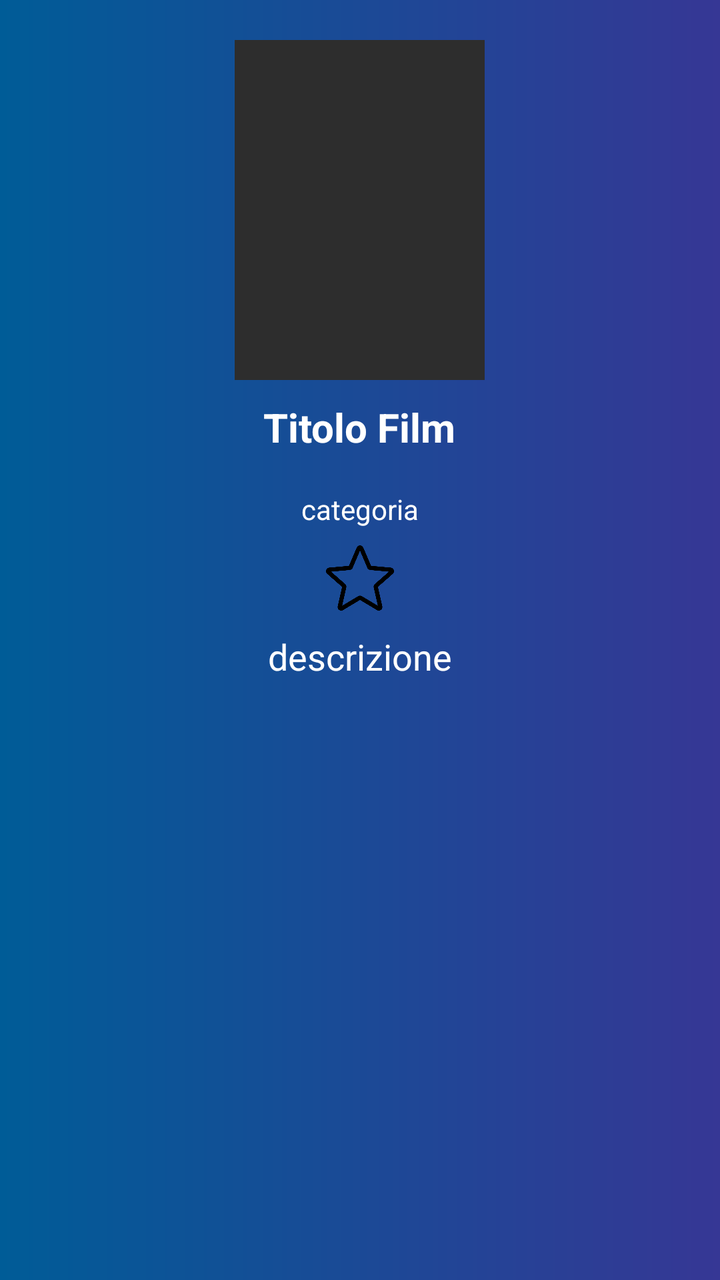
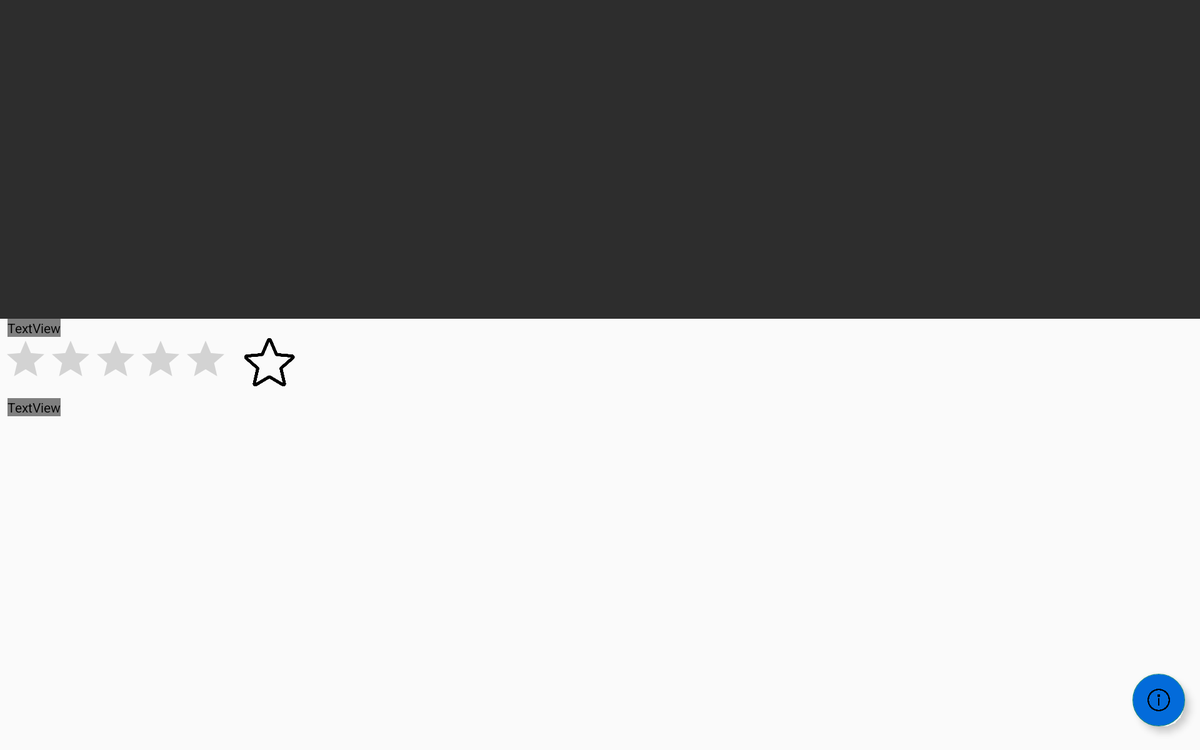

Compare how this app lays out the same screen by default and in its alternative resource folder. The renders come first, then the two layout files and the values they reference.
<!-- AndroidManifest.xml: application theme AppTheme -->
<!-- res/layout/activity_dettaglio_film.xml -->
<?xml version="1.0" encoding="utf-8"?>
<LinearLayout xmlns:android="http://schemas.android.com/apk/res/android"
    xmlns:app="http://schemas.android.com/apk/res-auto"
    xmlns:tools="http://schemas.android.com/tools"
    android:layout_width="match_parent"
    android:orientation="vertical"
    android:layout_height="match_parent"
    android:background="@drawable/gradient"
    tools:context=".activity.DettaglioFilm">

    <androidx.core.widget.NestedScrollView
        android:layout_width="match_parent"
        android:layout_height="match_parent"
        android:layout_marginTop="10dp"
        android:padding="10dp">

        <LinearLayout
            android:layout_width="match_parent"
            android:layout_height="match_parent"
            android:gravity="center"
            android:orientation="vertical">

            <ImageView
                android:id="@+id/imageViewDettaglio"
                android:layout_width="125dp"
                android:layout_height="170dp"
                android:background="#2d2d2d"
                android:scaleType="centerCrop" />

            <TextView
                android:id="@+id/titoloFilmDettaglio"
                android:layout_width="wrap_content"
                android:layout_height="wrap_content"
                android:layout_marginTop="10dp"
                android:text="Titolo Film"
                android:textColor="#ffff"
                android:textSize="20dp"
                android:textStyle="bold" />

            <TextView
                android:id="@+id/categoriaFilmDettaglio"
                android:layout_width="wrap_content"
                android:layout_height="wrap_content"
                android:layout_marginTop="10dp"
                android:padding="8dp"
                android:text="categoria"
                android:textColor="#ffff" />

            <TextView
                android:id="@+id/IDFILM"
                android:layout_width="wrap_content"
                android:layout_height="wrap_content"
                android:layout_marginTop="10dp"
                android:padding="8dp"
                android:visibility="gone"
                android:text="id"
                android:textColor="#ffff" />

            <ImageView
                android:id="@+id/stella"
                android:layout_width="80dp"
                android:layout_height="34dp"
                android:clickable="true"
                app:srcCompat="@drawable/star" />

            <TextView
                android:id="@+id/descrizioneFilmDettaglio"
                android:layout_width="wrap_content"
                android:layout_height="wrap_content"
                android:layout_marginTop="10dp"
                android:text="descrizione"
                android:textColor="#ffff"
                android:textSize="18dp" />


        </LinearLayout>
    </androidx.core.widget.NestedScrollView>

</LinearLayout>
<!-- resources referenced by this layout -->
<resources>
  <!-- drawable gradient (drawable) -->
  <?xml version="1.0" encoding="utf-8"?>
  <shape xmlns:android="http://schemas.android.com/apk/res/android">
  
      <gradient
          android:type="linear"
          android:angle="0"
          android:startColor="#005C97"
          android:endColor="#363795" />
  </shape>
  <!-- drawable star: png bitmap (drawable, 11595 bytes) -->
  <style name="AppTheme" parent="Theme.AppCompat.Light.DarkActionBar">
          
          <item name="colorPrimary">@color/colorPrimaryDark</item>
      </style>
  <color name="colorPrimaryDark">#036BDA</color>
</resources>
<!-- res/layout-xlarge/activity_dettaglio_film.xml (the repository's variant of the layout above) -->
<!-- drawn on a large tablet held sideways -->
<?xml version="1.0" encoding="utf-8"?>
<androidx.constraintlayout.widget.ConstraintLayout
    xmlns:android="http://schemas.android.com/apk/res/android"
    xmlns:tools="http://schemas.android.com/tools"
    xmlns:app="http://schemas.android.com/apk/res-auto"
    android:layout_width="match_parent"
    android:layout_height="match_parent"
    android:background="?attr/backgroundcolor"
    tools:context=".activity.DettaglioFilm">

    <ScrollView
        android:id="@+id/scrollView"
        android:layout_width="match_parent"
        android:layout_height="match_parent"
        tools:layout_editor_absoluteX="1dp"
        tools:layout_editor_absoluteY="1dp">

        <LinearLayout
            android:layout_width="match_parent"
            android:layout_height="wrap_content"
            android:orientation="vertical">

            <ImageView
                android:id="@+id/imageViewDettaglio"
                android:layout_width="match_parent"
                android:layout_height="340dp"
                android:layout_gravity="center"
                android:background="#2d2d2d"
                android:scaleType="centerCrop"
                />

            <TextView
                android:id="@+id/titoloFilmDettaglio"
                android:layout_width="wrap_content"
                android:layout_height="wrap_content"
                android:layout_gravity="left"
                android:layout_marginStart="8dp"
                android:text="Titolo Film"
                android:textColor="?attr/textcolor"
                android:textSize="25dp"
                android:textStyle="bold" />

            <LinearLayout
                android:layout_width="match_parent"
                android:layout_height="55dp"
                android:orientation="horizontal">

                <RatingBar
                    android:id="@+id/ratingBarVotoFilm"
                    android:layout_width="wrap_content"
                    android:layout_height="wrap_content"
                    android:layout_marginStart="3dp"
                    android:layout_marginEnd="10dp"
                    android:clickable="false"
                    android:layout_gravity="right"
                    android:isIndicator="true"
                    android:theme="@style/RatingBar" />

                <ImageView
                    android:id="@+id/imageViewAggiungiPreferiti"
                    android:layout_width="68dp"
                    android:layout_height="54dp"
                    android:layout_gravity="right"
                    app:srcCompat="@drawable/star" />

                <ImageView
                    android:id="@+id/imageViewApriYoutube"
                    android:layout_width="68dp"
                    android:layout_height="54dp"
                    android:layout_gravity="right"
                    android:layout_marginEnd="10dp"
                    app:srcCompat="@drawable/youtube" />

            </LinearLayout>

            <TextView
                android:id="@+id/descrizioneFilmDettaglio"
                android:layout_width="wrap_content"
                android:layout_height="wrap_content"
                android:layout_marginStart="8dp"
                android:layout_marginTop="10dp"
                android:textColor="?attr/textcolor"
                android:textSize="18dp" />
            <Space
                android:layout_width="match_parent"
                android:layout_height="26dp" />
        </LinearLayout>
    </ScrollView>

    <com.google.android.material.floatingactionbutton.FloatingActionButton
        android:id="@+id/buttonApriDialogInformzioni"
        android:layout_width="wrap_content"
        android:layout_height="wrap_content"
        android:layout_marginEnd="16dp"
        android:layout_marginBottom="25dp"
        android:backgroundTint="@color/colorPrimaryDark"
        android:clickable="true"
        android:elevation="10dp"
        android:src="@drawable/info"
        app:layout_constraintBottom_toBottomOf="parent"
        app:layout_constraintEnd_toEndOf="parent" />


</androidx.constraintlayout.widget.ConstraintLayout>
<!-- resources referenced by the variant -->
<!-- as a large tablet held sideways resolves them -->
<resources>
  <color name="colorPrimaryDark">#036BDA</color>
  <!-- drawable info: png bitmap (drawable, 12650 bytes) -->
  <!-- drawable star: png bitmap (drawable, 11595 bytes) -->
  <style name="AppTheme" parent="Theme.AppCompat.Light.DarkActionBar">
          
          <item name="colorPrimary">@color/colorPrimaryDark</item>
      </style>
</resources>
